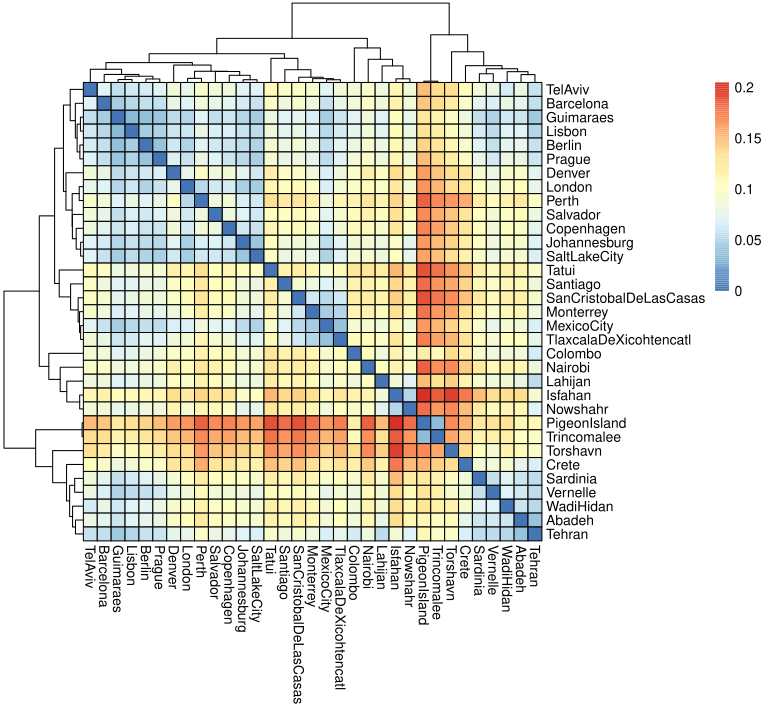

Recreate this plot in R.
### The BEGINNING ~~~~
##
# ~ Plots FPGP--PopGenEstimates | By Marie-Christine RUFENER & George PACHECO


# Cleans the environment ~ 
rm(list=ls())


# Sets working directory ~
setwd(dirname(rstudioapi::getActiveDocumentContext()$path))


# Loads required packages ~
pacman::p_load(pheatmap, tidyverse, reshape2)

?pheatmap


# Loads Fst table ~
data <- read.table("FPG--Fst.tsv", sep = "\t", header = FALSE, stringsAsFactors = FALSE)


# Adds column names ~
colnames(data) <- c("Pop1", "Pop2", "LociNumber", "Unweighted", "Weighted")


# Removes populations ~
data = subset(data, Pop1 != "Cpalumbus" & Pop2 != "Cpalumbus")
data = subset(data, Pop1 != "TelAvivColony" & Pop2 != "TelAvivColony")


# Melts data ~
pops = union(data$Pop1, data$Pop2)
n = length(pops)


# Creates Fst-Sites matrix ~
FstSites <- matrix(0, nrow = n, ncol = n, dimnames = list(pops, pops))
for (i in 1:nrow(data)) {
  FstSites[data[i, "Pop1"], data[i, "Pop2"]] = data[i, "LociNumber"]
  FstSites[data[i, "Pop2"], data[i, "Pop1"]] = data[i, "Weighted"]}


# Writes Fst-Sites matrix ~
write.table(FstSites, "FPG--Fst-Sites.txt", sep = "\t", row.names = TRUE, col.names = TRUE)


# Creates Fst-Fst matrix ~
Fst <- matrix(0, nrow = n, ncol = n, dimnames = list(pops, pops))
for (i in 1:nrow(data)) {
  Fst[data[i, "Pop1"], data[i, "Pop2"]] = data[i, "Weighted"]
  Fst[data[i, "Pop2"], data[i, "Pop1"]] = data[i, "Weighted"]}


# Writes Fst-Fst matrix ~
write.table(Fst, "FPG--Fst-Fst.txt", sep = "\t", row.names = TRUE, col.names = TRUE)


# Creates & Saves the heatmap ~
pheatmap(Fst, clustering_distance_rows = "correlation", clustering_distance_cols = "correlation", border_color = "black", cellwidth = 10, cellheight = 10,
         treeheight_row = 55, treeheight_col = 55, filename = "FPG--Fst.pdf")


#
##
### The END ~~~~~
